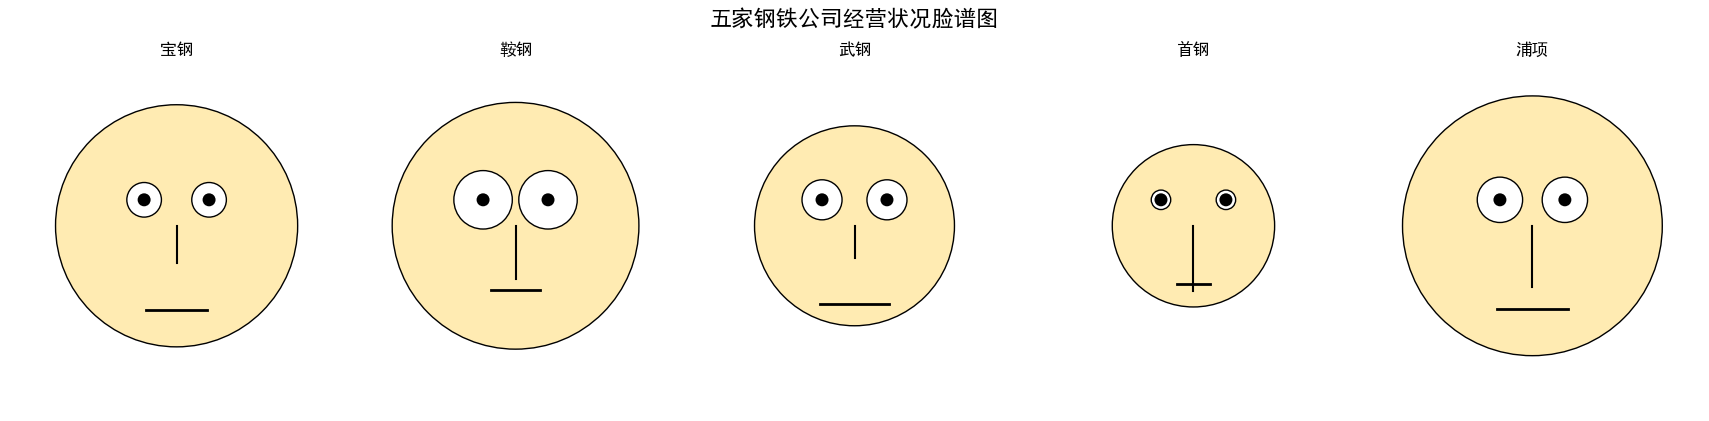

This chart was generated by the following Python code:
# ======================== 多元统计实验：钢铁公司 =========================
import pandas as pd
import matplotlib.pyplot as plt
import seaborn as sns
import numpy as np

plt.rcParams['font.sans-serif'] = ['SimHei']
plt.rcParams['axes.unicode_minus'] = False

# ---------------------- 数据 ----------------------
companies = ['宝钢', '鞍钢', '武钢', '首钢', '浦项']
features = [
    '负债保障率', '长期负债倍数', '流动比率', '资产利润率', '收入利润率',
    '成本费用利润率', '净利润现金比率', '三年资产平均增长率', '三年销售平均增长率', '三年平均资本增长率'
]

data = np.array([
    [2.89, 5.16, 1.31, 21.71, 23.17, 30.23, 1.79, 1.48, 20.07, 11.04],
    [2.95, 9.15, 1.83, 17.34, 11.33, 12.76, 0.9, 7.28, 29.19, 10.5],
    [2.34, 6.07, 1.16, 24.77, 19.55, 24.81, 1.7, 63.3, 52.88, 48.95],
    [1.85, 2.63, 2.22, 11.89, 7.6, 8.05, 1.09, 11.76, 18.77, 7.63],
    [3.12, 6.96, 2.1, 25.34, 22.28, 28.52, 1.3, 13.18, 24.16, 17.51]
])

df = pd.DataFrame(data, index=companies, columns=features)
data_norm = (data - data.min(0)) / (data.max(0) - data.min(0))


# 1. 散点图矩阵
plt.figure(figsize=(16,14))
sns.pairplot(df, diag_kind='hist', corner=True)
plt.suptitle("五家钢铁公司经营指标散点图矩阵", y=1.02)
plt.show()


# 2. 脸谱图

fig, axs = plt.subplots(1, 5, figsize=(18, 5))  # 1行5列，只画5张脸
fig.suptitle("五家钢铁公司经营状况脸谱图", fontsize=16)

for idx, ax in enumerate(axs):
    g,d,f,p1,p2,p3,p4,a,s,c = data_norm[idx]
    # 脸
    ax.add_patch(plt.Circle((0.5,0.5), 0.25+0.15*g, fc='#FFEBB2', ec='k'))
    # 眼睛
    es = 0.03+0.06*d
    ax.add_patch(plt.Circle((0.4,0.58), es, fc='white', ec='k'))
    ax.add_patch(plt.Circle((0.6,0.58), es, fc='white', ec='k'))
    ax.add_patch(plt.Circle((0.4,0.58), 0.02, fc='k'))
    ax.add_patch(plt.Circle((0.6,0.58), 0.02, fc='k'))
    # 鼻子
    ax.plot([0.5,0.5],[0.5, 0.4-0.1*f],'k',lw=1.5)
    # 嘴巴
    mw = 0.1+0.12*p1
    my = 0.32 - 0.08*p2
    ax.plot([0.5-mw/2,0.5+mw/2],[my,my],'k',lw=2)
    ax.set_xlim(0,1); ax.set_ylim(0,1); ax.set_aspect('equal')
    ax.set_title(companies[idx])
    ax.axis('off')

plt.tight_layout()
plt.show()


# 3. 雷达图
angles = np.linspace(0, 2*np.pi, len(features), endpoint=False).tolist()
angles += angles[:1]
fig, ax = plt.subplots(figsize=(12,12), subplot_kw=dict(polar=True))
colors = ['#FF6B6B','#4ECDC4','#45B7D1','#FFA07A','#98D8C8']

for i in range(5):
    v = data_norm[i].tolist()
    v += v[:1]
    ax.plot(angles, v, lw=2, label=companies[i], c=colors[i])
    ax.fill(angles, v, alpha=0.1, color=colors[i])

ax.set_xticks(angles[:-1])
ax.set_xticklabels(features, fontsize=11)
plt.legend(loc='upper right', bbox_to_anchor=(1.3,1.1))
plt.title("五家钢铁公司经营指标雷达图", fontsize=16, pad=20)
plt.tight_layout()
plt.show()
